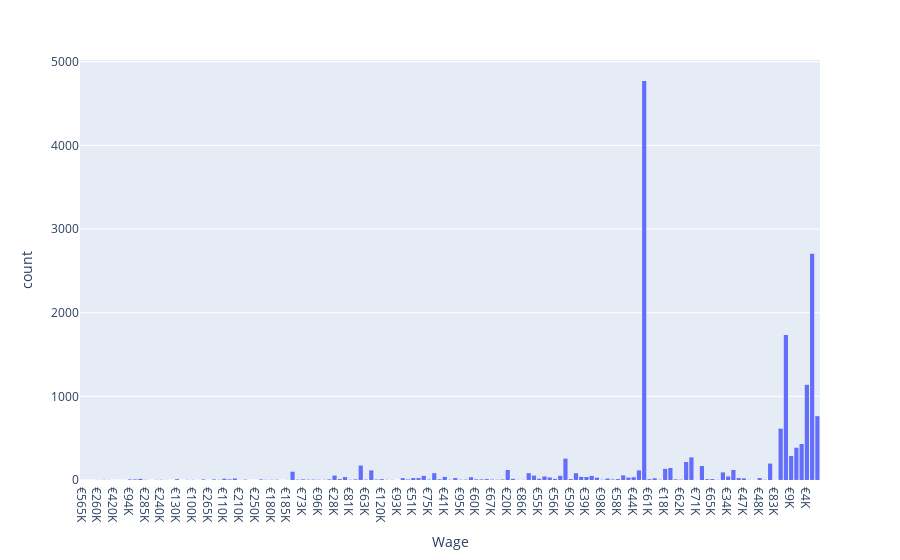

This figure's notebook cell:
### Code cell
import pandas as pd
import plotly.express as px

df=pd.read_csv('fifa_data.csv')
#df.head(10)
#df.shape

df.drop(columns=['ID','Photo','Flag','Club Logo','Jersey Number','Crossing',
                 'LS',
 'ST', 'RS', 'LW', 'LF', 'CF', 'RF', 'RW', 'LAM',
 'CAM', 'RAM', 'LM', 'LCM', 'CM', 'RCM',
 'RM', 'LWB', 'LDM', 'CDM', 'RDM',
 'RWB', 'LB',
 'LCB', 'CB', 'RCB', 'RB',
 'Finishing', 'HeadingAccuracy',
 'ShortPassing', 'Volleys', 'Dribbling', 'Curve', 'FKAccuracy',
 'LongPassing', 'BallControl',
 'Acceleration', 'SprintSpeed',
 'Agility', 'Reactions',
 'Balance', 'ShotPower',
 'Jumping', 'Stamina',
 'Strength', 'LongShots', 'Aggression',
 'Interceptions', 'Positioning',
 'Vision', 'Penalties', 'Composure',
 'Marking', 'StandingTackle',
 'SlidingTackle', 'GKDiving',
 'GKHandling', 'GKKicking',
 'GKPositioning', 'GKReflexes',
                'Weight','Height','Special','Loaned From',
                 'Preferred Foot', 'Body Type','Joined','Contract Valid Until'],inplace=True)

df.dropna(how='any',axis=0,inplace = True) 
#df['Wage']=(df['Wage'].replace('€','')).replace('M','000000').replace('K','000')
df=df.reset_index()
#a=px.histogram(df,x='Wage')
#a=px.histogram(df,x='Overall',color = 'International Reputation')
a.show()

#separar os valores em classes. salário, valor, multa recisória

### Figure 1 — Plotly figure (JSON) as saved in the notebook; plotly's stock layout.template omitted (floating-point values rounded to 4 significant figures; data arrays with more than 128 entries replaced by an {"elided": "..."} marker saying what was removed)
{"data": [{"alignmentgroup": "True", "bingroup": "x", "hovertemplate": "Wage=%{x}<br>count=%{y}<extra></extra>", "legendgroup": "", "marker": {"color": "#636efa"}, "name": "", "offsetgroup": "", "orientation": "v", "showlegend": false, "type": "histogram", "x": {"elided": "16643 str values"}, "xaxis": "x", "yaxis": "y"}], "layout": {"barmode": "relative", "legend": {"tracegroupgap": 0}, "margin": {"t": 60}, "xaxis": {"anchor": "y", "domain": [0, 1], "title": {"text": "Wage"}}, "yaxis": {"anchor": "x", "domain": [0, 1], "title": {"text": "count"}}}}
